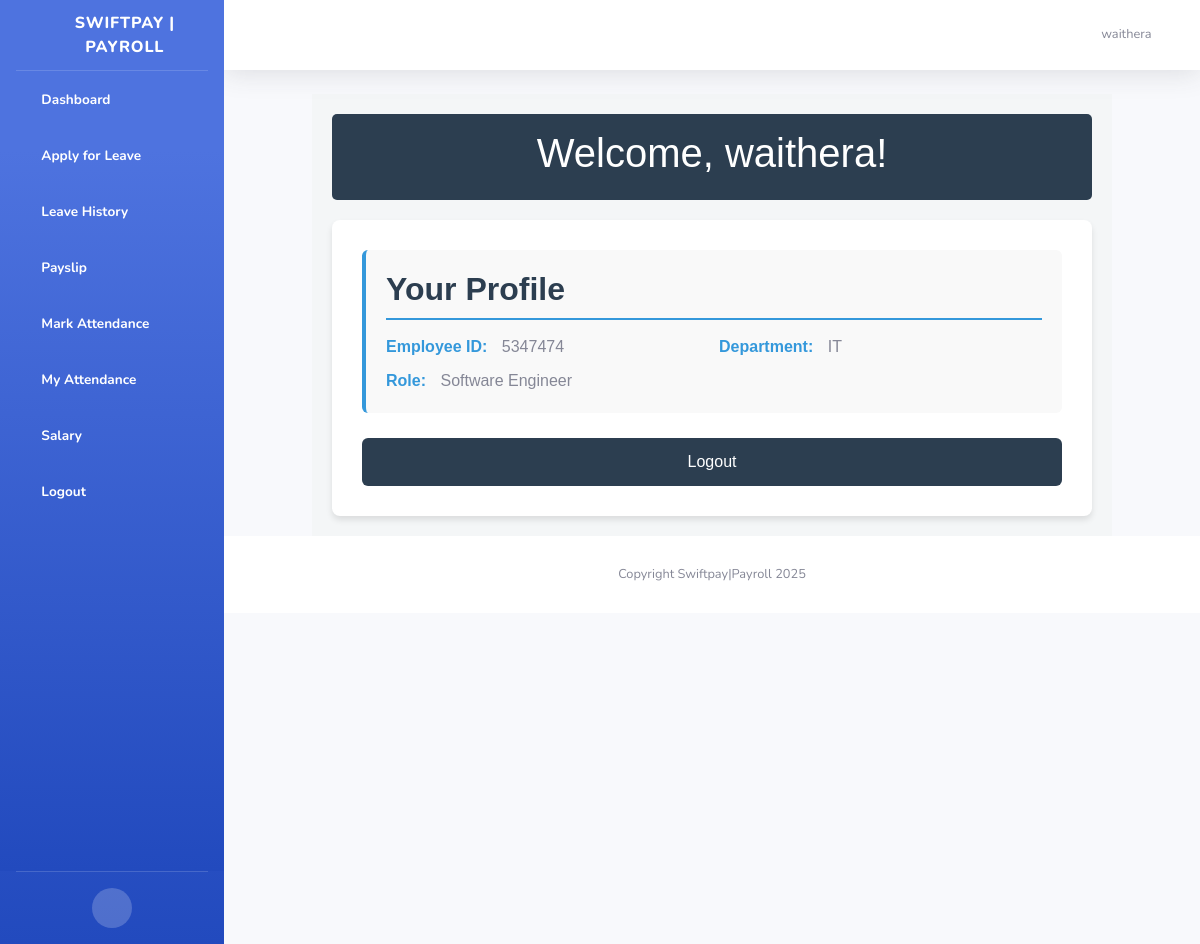
The app's page /user_dashboard/ (signed in) with its own data.
### mywebsite/models.py (models this page shows, shortened)
class CustomUser(AbstractUser):
    GENDER_CHOICES = [
        ('M', 'Male'),
        ('F', 'Female'),
        ('O', 'Other')
    ]
    employee_id = models.CharField(max_length=20, unique=True)
    date_of_birth = models.DateField(null=True, blank=True)
    gender = models.CharField(max_length=1, choices=GENDER_CHOICES)
    phone_number = models.CharField(max_length=15, blank=True)
    address = models.TextField(blank=True)
    joined_date = models.DateField(default=timezone.now)
    role = models.ForeignKey(EmployeeRole, on_delete=models.SET_NULL, null=True)
    department = models.ForeignKey(Department, on_delete=models.SET_NULL, null=True)
    is_active_employee = models.BooleanField(default=True)
    middle_name = models.CharField(max_length=255, null=True, blank=True)
    residential_status = models.CharField(max_length=2, choices=[
        ('R', 'Resident'),
        ('NR', 'Non-Resident')
    ], null=True, blank=True)
    national_id = models.CharField(max_length=10, null=True, blank=True)
    kra_pin = models.CharField(max_length=11, null=True, blank=True)
    nssf_no = models.CharField(max_length=15, null=True, blank=True)
    nhif_no = models.CharField(max_length=15, null=True, blank=True)
    passport_photo = models.ImageField(upload_to='employee_photos/', blank=True, null=True)
    basic_salary = models.DecimalField(max_digits=10, decimal_places=2, null=True, blank=True)
    bank = models.CharField(max_length=50, null=True, blank=True)
    bank_account_name = models.CharField(max_length=255, null=True, blank=True)
    bank_account_number = models.CharField(max_length=35, null=True, blank=True)
    bank_branch = models.CharField(max_length=40, null=True, blank=True)
    employee_personal_number = models.CharField(max_length=50, null=True, blank=True)
    date_of_employment = models.DateField(null=True, blank=True)
    contract_type = models.CharField(choices=[
        ('P', 'Permanent'),
        ('T', 'Temporary')
    ], max_length=1, null=True, blank=True)
    job_title = models.CharField(max_length=50, null=True, blank=True)
    employee_email = models.EmailField(null=True, blank=True)
    mobile_phone = models.CharField(max_length=15, null=True, blank=True)

class Department(models.Model):
    name = models.CharField(max_length=100, unique=True)
    description = models.TextField(blank=True, null=True)

class EmployeeRole(models.Model):
    title = models.CharField(max_length=100)
    base_salary = models.DecimalField(max_digits=10, decimal_places=2)
    department = models.ForeignKey(Department, on_delete=models.SET_NULL, null=True)

### mywebsite/views.py (the view)
# urls.py: path('user_dashboard/', views.user_dashboard, name='user_dashboard'),
@login_required
def user_dashboard(request):
    user = request.user
    context = {
        'employee': user,
        'attendance_records': Attendance.objects.filter(employee=user).order_by('-date')[:5],  # Last 5 attendance records
        'leave_applications': LeaveApplication.objects.filter(employee=user).order_by('-applied_on')[:5],  # Last 5 leave requests
        'salary_details': Salary.objects.filter(employee=user).order_by('-year', '-month')[:3],  # Last 3 salary records
        'payslips': PaySlip.objects.filter(salary__employee=user).order_by('-issue_date')[:3],  # Last 3 payslips
        'tax_declarations': TaxDeclaration.objects.filter(employee=user).order_by('-financial_year')[:2],  # Last 2 tax records
    }
    return render(request, 'user_dashboard.html', context)

### templates/user_dashboard.html
{% extends "base.html" %}
{% load static %}
{% block content %}
<link href="{% static 'css/user-dashboard.css'  %}" rel="stylesheet">
<div class="user-dashboard">
    <div class="dashboard-header">
        <h1>Welcome, {{ employee.username }}!</h1>
    </div>
    <div class="dashboard-content">
        <div class="profile-section">
            <h2 class="section-title">Your Profile</h2>
            <div class="profile-details">
                <div><strong>Employee ID:</strong> {{ employee.employee_id }}</div>
                <div><strong>Department:</strong> {{ employee.department.name }}</div>
                <div><strong>Role:</strong> {{ employee.role.title }}</div>
            </div>
        </div>
        <button class="logout-button">Logout</button>
    </div>
</div>
{% endblock %}

### templates/base.html (shortened to what this page needs)
<!DOCTYPE html>
<html lang="en">
<head>
    {% load static %}
    <link href="{% static 'theme/vendor/fontawesome-free/css/all.min.css'  %}" rel="stylesheet" type="text/css">
    <link href="{% static 'theme/css/sb-admin-2.min.css'  %}" rel="stylesheet">
    <link href="{% static 'css/app.css'  %}" rel="stylesheet">
    <link href="{% static 'jquerui/jquery-ui.css' %}" rel='stylesheet' type='text/css'/>
    <link href="https://cdn.datatables.net/1.10.20/css/jquery.dataTables.min.css" rel='stylesheet' type='text/css'/>
</head>
<body id="page-top">
<div id="wrapper">
    <ul class="navbar-nav bg-gradient-primary sidebar sidebar-dark accordion" id="accordionSidebar">
        <a class="sidebar-brand d-flex align-items-center justify-content-center" href="/">
            <div class="sidebar-brand-icon rotate-n-15">
                <i class="fas fa-money-check-alt"></i>
            </div>
            <div class="sidebar-brand-text mx-3">SwiftPay | Payroll</div>
        </a>
        {% if user.is_authenticated %}
        <ul class="navbar-nav bg-gradient-primary sidebar sidebar-dark accordion" id="accordionSidebar">
            {% if user.is_superuser %}
                <li class="nav-item active">
                    <a class="nav-link" href="{% url 'dashboard' %}">
                        <i class="fas fa-fw fa-user-shield"></i>
                        <span>Admin Dashboard</span></a>
                </li>
                <li class="nav-item active">
                    <a class="nav-link" href="{% url 'employee_list' %}">
                        <i class="fas fa-fw fa-user-friends"></i>
                        <span>Manage Employees</span></a>
                </li>
                <li class="nav-item active">
                    <a class="nav-link" href="{% url 'leave_application_list' %}">
                        <i class="fas fa-fw fa-calendar-check"></i>
                        <span>Leave Requests</span></a>
                </li>
                <li class="nav-item active">
                    <a class="nav-link" href="{% url 'attendance_list'%}">
                        <i class="fas fa-fw fa-book-medical"></i>
                        <span>Attendance Records</span></a>
                </li>
                <li class="nav-item active">
                    <a class="nav-link" href="{% url 'admin_salary_list'%}">
                        <i class="fas fa-fw fa-check-circle"></i>
                        <span>Salary</span></a>
                </li>
            {% else %}
                <li class="nav-item active">
                    <a class="nav-link" href="{% url 'user_dashboard' %}">
                        <i class="fas fa-fw fa-tachometer-alt"></i>
                        <span>Dashboard</span></a>
                </li>
                <li class="nav-item active">
                    <a class="nav-link" href="{% url 'apply_leave'%}">
                        <i class="fas fa-fw fa-plus"></i>
                        <span>Apply for Leave</span></a>
                </li>
                <li class="nav-item active">
                    <a class="nav-link" href="{% url 'user_leave_history'%}">
                        <i class="fas fa-fw fa-address-card"></i>
                        <span>Leave History</span></a>
                </li>
                <li class="nav-item active">
                    <a class="nav-link" href="/payslip">
                        <i class="fas fa-fw fa-file-invoice-dollar"></i>
                        <span>Payslip</span></a>
                </li>
                <li class="nav-item active">
                    <a class="nav-link" href="{% url 'mark_attendance'%}">
                        <i class="fas fa-fw fa-check-circle"></i>
                        <span>Mark Attendance</span></a>
                </li>
                <li class="nav-item active">
                    <a class="nav-link" href="{% url 'user_attendance_list'%}">
                        <i class="fas fa-fw fa-check-circle"></i>
                        <span>My Attendance</span></a>
                </li>
                <li class="nav-item active">
                    <a class="nav-link" href="{% url 'salary_list'%}">
                        <i class="fas fa-fw fa-check-circle"></i>
                        <span>Salary</span></a>
                </li>
            {% endif %}
            <li class="nav-item active">
                <a class="nav-link" href="{% url 'logout' %}">
                    <i class="fas fa-fw fa-sign-out-alt"></i>
                    <span>Logout</span></a>
            </li>
        </ul>
    {% endif %}
        <hr class="sidebar-divider">
        <div class="text-center d-none d-md-inline">
            <button class="rounded-circle border-0" id="sidebarToggle"></button>
        </div>
    </ul>
    <div id="content-wrapper" class="d-flex flex-column">
        <div id="content">
            <nav class="navbar navbar-expand navbar-light bg-white topbar mb-4 static-top shadow">
                <ul class="navbar-nav ml-auto">
                    <li class="nav-item dropdown no-arrow">
                        <a class="nav-link dropdown-toggle" href="#" id="userDropdown" role="button"
                           data-toggle="dropdown" aria-haspopup="true" aria-expanded="false">
                            <span class="mr-2 d-none d-lg-inline text-gray-600 small">{{request.user.username}}</span>
                            <i class="far fa-user-circle"></i>
                        </a>
                    </li>
                </ul>
            </nav>
            {% block content %}
            {% endblock %}
            <footer class="sticky-footer bg-white">
                <div class="container my-auto">
                    <div class="copyright text-center my-auto">
                        <span>Copyright Swiftpay|Payroll 2025</span>
                    </div>
                </div>
            </footer>
        </div>
    </div>
</div>
</body>
</html>

### static/css/user-dashboard.css (style rules this page uses)
.user-dashboard { max-width: 800px; margin: 0 auto; padding: 20px; background-color: #f4f6f7; font-family: Arial, sans-serif; }
.dashboard-header { background-color: #2c3e50; color: white; padding: 15px; text-align: center; margin-bottom: 20px; border-radius: 5px; }
.dashboard-content { background-color: white; border-radius: 8px; box-shadow: 0 4px 6px rgba(0, 0, 0, 0.1); padding: 30px; }
.profile-section { margin-bottom: 25px; background-color: #f9f9f9; border-radius: 6px; padding: 20px; border-left: 4px solid #3498db; }
.section-title { color: #2c3e50; border-bottom: 2px solid #3498db; padding-bottom: 10px; margin-bottom: 15px; font-weight: bold; }
.profile-details { display: grid; grid-template-columns: 1fr 1fr; gap: 10px; }
.profile-details strong { color: #3498db; margin-right: 10px; }
.logout-button { display: block; width: 100%; padding: 12px; background-color: #2c3e50; color: white; text-align: center; border: none; border-radius: 6px; margin-top: 20px; cursor: pointer; transition: background-color 0.3s ease; }

### records on screen
CustomUser: user.username "waithera", username "waithera", employee_id "5347474", department.name "IT", role "Software Engineer"
